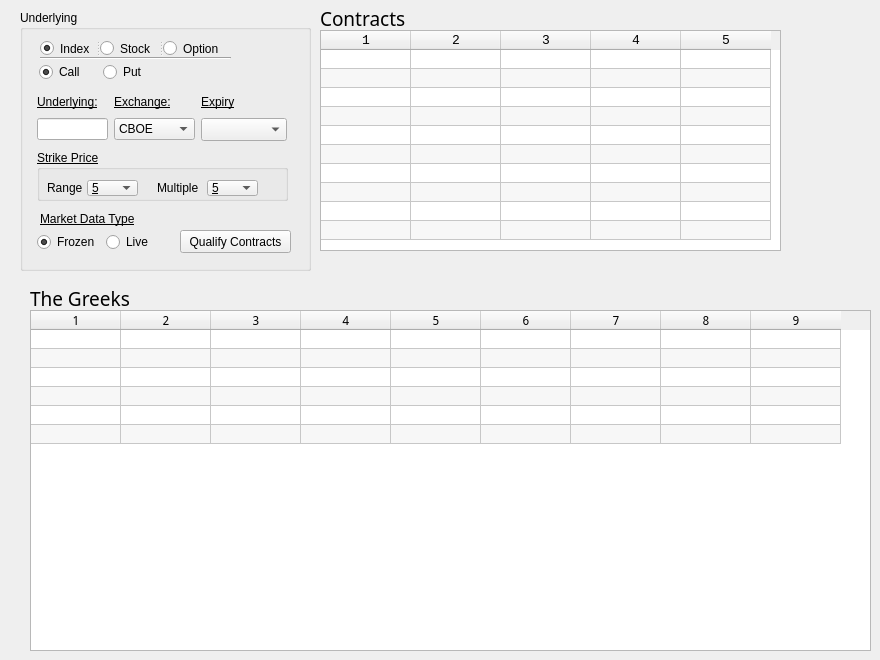
      <widget class="QWidget" name="qualifyContracts_tab">
       <attribute name="title">
        <string>Option Contracts / Greeks</string>
       </attribute>
       <widget class="QGroupBox" name="groupBox_2">
        <property name="geometry">
         <rect>
          <x>20</x>
          <y>10</y>
          <width>291</width>
          <height>261</height>
         </rect>
        </property>
        <property name="title">
         <string>Underlying</string>
        </property>
        <widget class="QPushButton" name="qualifyContracts">
         <property name="geometry">
          <rect>
           <x>160</x>
           <y>220</y>
           <width>111</width>
           <height>23</height>
          </rect>
         </property>
         <property name="text">
          <string>Qualify Contracts</string>
         </property>
        </widget>
        <widget class="QSplitter" name="splitter">
         <property name="geometry">
          <rect>
           <x>20</x>
           <y>30</y>
           <width>185</width>
           <height>17</height>
          </rect>
         </property>
         <property name="orientation">
          <enum>Qt::Horizontal</enum>
         </property>
         <widget class="QRadioButton" name="radioButton_Index">
          <property name="text">
           <string>Index</string>
          </property>
          <property name="checked">
           <bool>true</bool>
          </property>
         </widget>
         <widget class="QRadioButton" name="radioButton_Stock">
          <property name="text">
           <string>Stock </string>
          </property>
         </widget>
         <widget class="QRadioButton" name="radioButton_Option">
          <property name="text">
           <string>Option</string>
          </property>
         </widget>
        </widget>
        <widget class="QWidget" name="layoutWidget_2">
         <property name="geometry">
          <rect>
           <x>17</x>
           <y>81</y>
           <width>250</width>
           <height>50</height>
          </rect>
         </property>
         <layout class="QGridLayout" name="gridLayout">
          <item row="0" column="0">
           <widget class="QLabel" name="label_8">
            <property name="font">
             <font>
              <italic>false</italic>
              <underline>true</underline>
             </font>
            </property>
            <property name="text">
             <string>Underlying:</string>
            </property>
            <property name="alignment">
             <set>Qt::AlignLeading|Qt::AlignLeft|Qt::AlignVCenter</set>
            </property>
           </widget>
          </item>
          <item row="0" column="1">
           <widget class="QLabel" name="labelExchange">
            <property name="font">
             <font>
              <underline>true</underline>
             </font>
            </property>
            <property name="whatsThis">
             <string/>
            </property>
            <property name="text">
             <string>Exchange:</string>
            </property>
           </widget>
          </item>
          <item row="0" column="2">
           <widget class="QLabel" name="label">
            <property name="font">
             <font>
              <underline>true</underline>
             </font>
            </property>
            <property name="text">
             <string>Expiry</string>
            </property>
           </widget>
          </item>
          <item row="1" column="0">
           <widget class="QLineEdit" name="underlyingText"/>
          </item>
          <item row="1" column="1">
           <widget class="QComboBox" name="comboBoxExchange">
            <property name="toolTip">
             <string extracomment="ISLAND for NASDAQ"/>
            </property>
            <item>
             <property name="text">
              <string>CBOE</string>
             </property>
            </item>
            <item>
             <property name="text">
              <string>NASDAQ</string>
             </property>
            </item>
            <item>
             <property name="text">
              <string>SMART</string>
             </property>
            </item>
            <item>
             <property name="text">
              <string>ISLAND</string>
             </property>
            </item>
            <item>
             <property name="text">
              <string>NYSE</string>
             </property>
            </item>
            <item>
             <property name="text">
              <string>AMEX</string>
             </property>
            </item>
            <item>
             <property name="text">
              <string>IDEAL</string>
             </property>
            </item>
            <item>
             <property name="text">
              <string>PHLX</string>
             </property>
            </item>
           </widget>
          </item>
          <item row="1" column="2">
           <widget class="QComboBox" name="comboBox_Expiry">
            <property name="font">
             <font>
              <family>Courier</family>
              <pointsize>10</pointsize>
             </font>
            </property>
           </widget>
          </item>
         </layout>
        </widget>
        <widget class="QGroupBox" name="groupBox_StrikePrice">
         <property name="geometry">
          <rect>
           <x>17</x>
           <y>140</y>
           <width>251</width>
           <height>51</height>
          </rect>
         </property>
         <property name="font">
          <font>
           <underline>true</underline>
          </font>
         </property>
         <property name="title">
          <string>Strike Price</string>
         </property>
         <widget class="QLabel" name="label_4">
          <property name="geometry">
           <rect>
            <x>10</x>
            <y>30</y>
            <width>41</width>
            <height>16</height>
           </rect>
          </property>
          <property name="font">
           <font>
            <underline>false</underline>
           </font>
          </property>
          <property name="text">
           <string>Range</string>
          </property>
         </widget>
         <widget class="QLabel" name="label_3">
          <property name="geometry">
           <rect>
            <x>120</x>
            <y>30</y>
            <width>51</width>
            <height>16</height>
           </rect>
          </property>
          <property name="font">
           <font>
            <underline>false</underline>
           </font>
          </property>
          <property name="text">
           <string>Multiple</string>
          </property>
         </widget>
         <widget class="QComboBox" name="comboBox_StrikePriceRange">
          <property name="geometry">
           <rect>
            <x>50</x>
            <y>30</y>
            <width>51</width>
            <height>16</height>
           </rect>
          </property>
          <item>
           <property name="text">
            <string>5</string>
           </property>
          </item>
          <item>
           <property name="text">
            <string>10</string>
           </property>
          </item>
          <item>
           <property name="text">
            <string>15</string>
           </property>
          </item>
          <item>
           <property name="text">
            <string>20</string>
           </property>
          </item>
          <item>
           <property name="text">
            <string>25</string>
           </property>
          </item>
          <item>
           <property name="text">
            <string>30</string>
           </property>
          </item>
          <item>
           <property name="text">
            <string>35</string>
           </property>
          </item>
          <item>
           <property name="text">
            <string>40</string>
           </property>
          </item>
          <item>
           <property name="text">
            <string>45</string>
           </property>
          </item>
          <item>
           <property name="text">
            <string>50</string>
           </property>
          </item>
         </widget>
         <widget class="QComboBox" name="comboBox_StrikePriceMultiple">
          <property name="geometry">
           <rect>
            <x>170</x>
            <y>30</y>
            <width>51</width>
            <height>16</height>
           </rect>
          </property>
          <item>
           <property name="text">
            <string>5</string>
           </property>
          </item>
          <item>
           <property name="text">
            <string>10</string>
           </property>
          </item>
          <item>
           <property name="text">
            <string>15</string>
           </property>
          </item>
          <item>
           <property name="text">
            <string>20</string>
           </property>
          </item>
         </widget>
        </widget>
        <widget class="QWidget" name="layoutWidget_7">
         <property name="geometry">
          <rect>
           <x>19</x>
           <y>50</y>
           <width>121</width>
           <height>25</height>
          </rect>
         </property>
         <layout class="QGridLayout" name="gridLayout_CallPut">
          <item row="0" column="0">
           <widget class="QRadioButton" name="radioButton_Call">
            <property name="text">
             <string>Call</string>
            </property>
            <property name="checked">
             <bool>true</bool>
            </property>
           </widget>
          </item>
          <item row="0" column="1">
           <widget class="QRadioButton" name="radioButton_Put">
            <property name="text">
             <string>Put</string>
            </property>
           </widget>
          </item>
         </layout>
        </widget>
        <widget class="QWidget" name="layoutWidget_8">
         <property name="geometry">
          <rect>
           <x>17</x>
           <y>220</y>
           <width>120</width>
           <height>25</height>
          </rect>
         </property>
         <layout class="QGridLayout" name="gridLayout_CallPut_2">
          <item row="0" column="0">
           <widget class="QRadioButton" name="radioButton_MktDataType_Frozen">
            <property name="text">
             <string>Frozen</string>
            </property>
            <property name="checked">
             <bool>true</bool>
            </property>
           </widget>
          </item>
          <item row="0" column="1">
           <widget class="QRadioButton" name="radioButton_MktDataType_Live">
            <property name="text">
             <string>Live</string>
            </property>
           </widget>
          </item>
         </layout>
        </widget>
        <widget class="Line" name="line_2">
         <property name="geometry">
          <rect>
           <x>20</x>
           <y>40</y>
           <width>191</width>
           <height>16</height>
          </rect>
         </property>
         <property name="orientation">
          <enum>Qt::Horizontal</enum>
         </property>
        </widget>
        <widget class="QLabel" name="label_5">
         <property name="geometry">
          <rect>
           <x>20</x>
           <y>200</y>
           <width>111</width>
           <height>17</height>
          </rect>
         </property>
         <property name="font">
          <font>
           <underline>true</underline>
          </font>
         </property>
         <property name="text">
          <string>Market Data Type</string>
         </property>
        </widget>
       </widget>
       <widget class="QTableWidget" name="tableWidget">
        <property name="geometry">
         <rect>
          <x>320</x>
          <y>30</y>
          <width>461</width>
          <height>221</height>
         </rect>
        </property>
        <property name="font">
         <font>
          <family>Monospace</family>
          <pointsize>10</pointsize>
         </font>
        </property>
        <property name="frameShape">
         <enum>QFrame::StyledPanel</enum>
        </property>
        <property name="frameShadow">
         <enum>QFrame::Sunken</enum>
        </property>
        <property name="editTriggers">
         <set>QAbstractItemView::NoEditTriggers</set>
        </property>
        <property name="alternatingRowColors">
         <bool>true</bool>
        </property>
        <property name="selectionBehavior">
         <enum>QAbstractItemView::SelectRows</enum>
        </property>
        <property name="sortingEnabled">
         <bool>false</bool>
        </property>
        <property name="rowCount">
         <number>10</number>
        </property>
        <property name="columnCount">
         <number>5</number>
        </property>
        <attribute name="horizontalHeaderDefaultSectionSize">
         <number>90</number>
        </attribute>
        <attribute name="horizontalHeaderHighlightSections">
         <bool>true</bool>
        </attribute>
        <attribute name="horizontalHeaderMinimumSectionSize">
         <number>30</number>
        </attribute>
        <attribute name="verticalHeaderVisible">
         <bool>false</bool>
        </attribute>
        <attribute name="verticalHeaderDefaultSectionSize">
         <number>19</number>
        </attribute>
        <attribute name="verticalHeaderMinimumSectionSize">
         <number>18</number>
        </attribute>
        <row/>
        <row/>
        <row/>
        <row/>
        <row/>
        <row/>
        <row/>
        <row/>
        <row/>
        <row/>
        <column/>
        <column/>
        <column/>
        <column/>
        <column/>
       </widget>
       <widget class="QTableWidget" name="tableWidget_OptionGreeks">
        <property name="geometry">
         <rect>
          <x>30</x>
          <y>310</y>
          <width>841</width>
          <height>341</height>
         </rect>
        </property>
        <property name="font">
         <font>
          <family>Noto Mono</family>
         </font>
        </property>
        <property name="editTriggers">
         <set>QAbstractItemView::NoEditTriggers</set>
        </property>
        <property name="alternatingRowColors">
         <bool>true</bool>
        </property>
        <property name="selectionBehavior">
         <enum>QAbstractItemView::SelectRows</enum>
        </property>
        <property name="gridStyle">
         <enum>Qt::SolidLine</enum>
        </property>
        <property name="sortingEnabled">
         <bool>false</bool>
        </property>
        <property name="rowCount">
         <number>6</number>
        </property>
        <property name="columnCount">
         <number>9</number>
        </property>
        <attribute name="horizontalHeaderDefaultSectionSize">
         <number>90</number>
        </attribute>
        <attribute name="horizontalHeaderMinimumSectionSize">
         <number>30</number>
        </attribute>
        <attribute name="verticalHeaderVisible">
         <bool>false</bool>
        </attribute>
        <attribute name="verticalHeaderDefaultSectionSize">
         <number>19</number>
        </attribute>
        <row/>
        <row/>
        <row/>
        <row/>
        <row/>
        <row/>
        <column/>
        <column/>
        <column/>
        <column/>
        <column/>
        <column/>
        <column/>
        <column/>
        <column/>
       </widget>
       <widget class="QLabel" name="label_2">
        <property name="geometry">
         <rect>
          <x>30</x>
          <y>290</y>
          <width>101</width>
          <height>17</height>
         </rect>
        </property>
        <property name="font">
         <font>
          <family>MathJax_Main</family>
          <pointsize>14</pointsize>
          <italic>false</italic>
         </font>
        </property>
        <property name="text">
         <string>The Greeks</string>
        </property>
       </widget>
       <widget class="QLabel" name="label_7">
        <property name="geometry">
         <rect>
          <x>320</x>
          <y>10</y>
          <width>101</width>
          <height>17</height>
         </rect>
        </property>
        <property name="font">
         <font>
          <family>MathJax_Main</family>
          <pointsize>14</pointsize>
          <italic>false</italic>
         </font>
        </property>
        <property name="text">
         <string>Contracts</string>
        </property>
       </widget>
      </widget>
